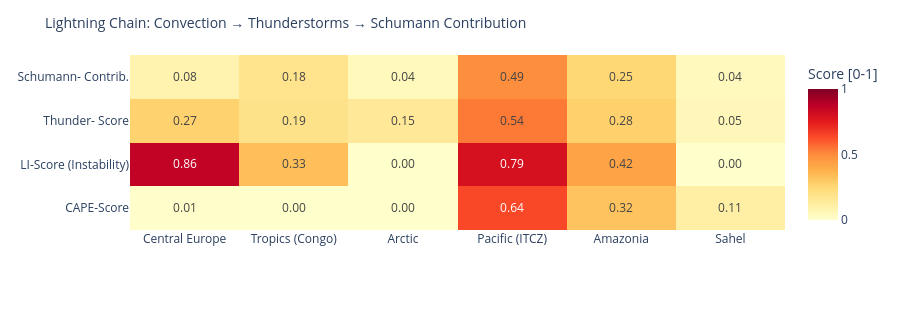

The cell this chart's notebook holds for it:
### Code cell
# ============================================================
# LIGHTNING CHAIN: Convection → Thunderstorms → Schumann
# Shows the causal chain per measurement point as heatmap
# ============================================================

def cape_score(v):
    """CAPE → normalized score [0,1]"""
    if v is None or pd.isna(v): return 0.0
    return min(1.0, float(v) / 3000)

def li_score(v):
    """Lifted Index: negative = unstable → score [0,1]"""
    if v is None or pd.isna(v): return 0.3
    return min(1.0, max(0.0, (-float(v) + 6) / 12))

def cloud_score(v):
    if v is None or pd.isna(v): return 0.3
    return float(v) / 100

def thunder_score(row):
    """Kombinierter Gewitterwahrscheinlichkeits-Score
    CAPE + LI + Bedeckung + WMO-Gewitter + konvektiver Niederschlag (showers)
    Hinweis: X-Ray und Kp sind kein Bestandteil – nur geomagn./solarer Kontext.
    """
    cs = cape_score(row.get('cape'))
    ls = li_score(row.get('li'))
    cl = cloud_score(row.get('cloud'))
    t  = 1.0 if row.get('thunderstorm') else 0.0
    # Convective precipitation (showers) as additional indicator
    sh = min(1.0, (row.get('showers') or 0) / 5.0)
    return round(cs * 0.30 + ls * 0.25 + cl * 0.15 + t * 0.20 + sh * 0.10, 3)

def schumann_contribution(t_score, lat):
    """Schumann contribution: higher in tropics (±30°), scaled by thunderstorm score"""
    lat_weight = max(0.3, 1.0 - abs(lat) / 60)
    return round(t_score * lat_weight, 3)

df_atm['cape_score']   = df_atm.apply(lambda r: cape_score(r['cape']), axis=1)
df_atm['li_score']     = df_atm.apply(lambda r: li_score(r['li']),    axis=1)
df_atm['thunder_score']= df_atm.apply(lambda r: thunder_score(r.to_dict()), axis=1)
df_atm['schumann_contribution'] = df_atm.apply(
    lambda r: schumann_contribution(r['thunder_score'], r['lat']), axis=1)

metrics = ['cape_score', 'li_score', 'thunder_score', 'schumann_contribution']
labels  = ['CAPE-Score', 'LI-Score\n(Instability)', 'Thunder-\nScore', 'Schumann-\nContrib.']
z_data  = [df_atm[m].tolist() for m in metrics]

fig = go.Figure(go.Heatmap(
    z=z_data,
    x=df_atm['point'].tolist(),
    y=labels,
    colorscale='YlOrRd',
    zmin=0, zmax=1,
    text=[[f'{v:.2f}' for v in row] for row in z_data],
    texttemplate='%{text}', textfont=dict(size=12),
    colorbar=dict(title='Score [0-1]')
))
fig.update_layout(
    title=dict(text='Lightning Chain: Convection → Thunderstorms → Schumann Contribution', font=dict(size=14)),
    height=310,
    plot_bgcolor='rgba(0,0,0,0)', paper_bgcolor='rgba(0,0,0,0)',
    margin=dict(l=130, r=80, t=55, b=80)
)
fig.show()

### Figure 1 — Plotly figure (JSON) as saved in the notebook; plotly's stock layout.template omitted (floating-point values rounded to 4 significant figures)
{"data": [{"colorbar": {"title": {"text": "Score [0-1]"}}, "colorscale": [[0.0, "rgb(255,255,204)"], [0.125, "rgb(255,237,160)"], [0.25, "rgb(254,217,118)"], [0.375, "rgb(254,178,76)"], [0.5, "rgb(253,141,60)"], [0.625, "rgb(252,78,42)"], [0.75, "rgb(227,26,28)"], [0.875, "rgb(189,0,38)"], [1.0, "rgb(128,0,38)"]], "text": [["0.01", "0.00", "0.00", "0.64", "0.32", "0.11"], ["0.86", "0.33", "0.00", "0.79", "0.42", "0.00"], ["0.27", "0.19", "0.15", "0.54", "0.28", "0.05"], ["0.08", "0.18", "0.04", "0.49", "0.25", "0.04"]], "textfont": {"size": 12}, "texttemplate": "%{text}", "type": "heatmap", "x": ["Central Europe", "Tropics (Congo)", "Arctic", "Pacific (ITCZ)", "Amazonia", "Sahel"], "y": ["CAPE-Score", "LI-Score\n(Instability)", "Thunder-\nScore", "Schumann-\nContrib."], "z": [[0.006667, 0.0, 0.0, 0.64, 0.32, 0.11], [0.8583, 0.3333, 0.0, 0.7917, 0.425, 0.0], [0.274, 0.194, 0.15, 0.54, 0.277, 0.053], [0.082, 0.181, 0.045, 0.495, 0.254, 0.042]], "zmax": 1, "zmin": 0}], "layout": {"height": 310, "margin": {"b": 80, "l": 130, "r": 80, "t": 55}, "paper_bgcolor": "rgba(0,0,0,0)", "plot_bgcolor": "rgba(0,0,0,0)", "title": {"font": {"size": 14}, "text": "Lightning Chain: Convection → Thunderstorms → Schumann Contribution"}}}
